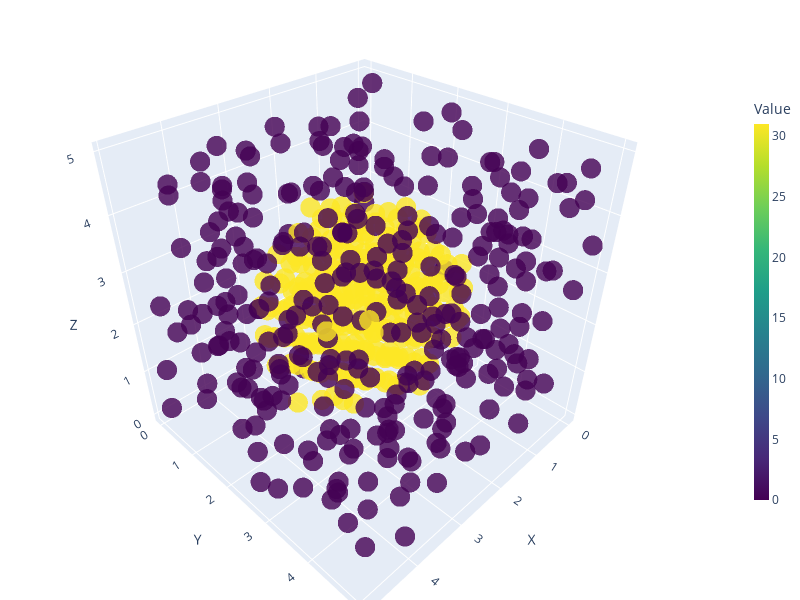

The cell this chart's notebook holds for it:
### Markdown cell above
# Plot Crystal Clusters Per Frame

The cell below computes the local steinhardt Q6 parameter and uses it to identify crystals within a given frame of a molecular trajectory. Crystal clusters are highlighted in the plot.

### Code cell
#Load the trajecory
topology_file = 'Trajectories/1.7nm/gamma_glycine_crystal_3_2_3_box_5.0_1.7nm_sphere_insert_303_solv_minim_npteq275K.gro'  # or .pdb, .tpr, etc.
trajectory_file = 'Trajectories/1.7nm/gamma_glycine_crystal_3_2_3_box_5.0_1.7nm_sphere_insert_303_solv_minim_npteq275K_md_run10_short.xtc'  # or .trr, etc.

#Load specific frame for trajectory
frame_number = 0
lq6_cutoff = 0.5
d_cutoff = 0.6

# #Extract the coordinates of CA atom for this frame
# coords, box = load_coordinates(topology_file, trajectory_file, frame_number)

gro_file = "Trajectories/gamma_glycine_crystal_3_2_3_box_5.0_1.7nm_sphere_insert_303.gro"

# Load the .gro file as an MDTraj object
traj = md.load(gro_file)
#Select only CA atoms (alpha carbons)
ca_atoms = traj.topology.select("name CA")

#Create a new trajectory object containing only the CA atoms
ca_traj = traj.atom_slice(ca_atoms)
    
# Extract the coordinates (first frame only, since .gro files typically store a single frame)
coords = ca_traj.xyz[0].T  # Shape: (N, 3)
box = traj.unitcell_lengths[0]

#Get the periodic pairwise distances between atoms matrix
dist_matrix = pbc_distance_matrix(coords.T, box)

#Create an adjacency matrix where 1 indicates distance <= cutoff, else 0
adjacency_matrix = (dist_matrix <= d_cutoff).astype(int)

#Set the diagonal to 0 (since an atom is not adjacent to itself)
np.fill_diagonal(adjacency_matrix, 0)

#Compute the neighbor vectors for each atom
neighbor_vectors = compute_neighbor_vectors(coords.T, box, adjacency_matrix)

#Compute Q6 for each atom
q6_vectors= compute_q6(neighbor_vectors)

#Compute Local Q6 for each atom
local_q6_values = compute_local_q6(q6_vectors, adjacency_matrix, dist_matrix, d_cutoff)

#Select only atoms for which lq6 is high enough
values_cutoff = np.where(local_q6_values > lq6_cutoff, 1, 0)

#Remove atoms from adjacency matrix that are not crystalline (select crystal neighbors)
crystal_filter = np.outer(values_cutoff, values_cutoff)
crystal_matrix = adjacency_matrix * crystal_filter

#Find clusters within connected crystal atoms
clusters = find_clusters(crystal_matrix)
cluster_array = np.zeros(558, dtype=int)
largest_cluster = max(clusters, key=len)

#Initialize the cluster array with zeros (no cluster)
cluster_array = np.zeros(558, dtype=int)  # Assuming there are 558 atoms

#Sort clusters by size (largest first)
sorted_clusters = sorted(clusters, key=len, reverse=True)

#Assign unique values for clusters larger than 1 atom, with the largest cluster getting the highest value
current_value = len([c for c in sorted_clusters if len(c) > 1])  # Start with the highest value

# Assign unique value for each cluster
for cluster in sorted_clusters:
    if len(cluster) > 10:  # Only consider clusters with more than 3 atom
        cluster_array[cluster] = current_value  # Assign a unique value, largest gets the highest
        current_value -= 1  # Decrease the value for the next cluster

# cluster_array[sorted_clusters[0]] = current_value

#Illustrate cluster
plot_atoms(coords, cluster_array, 558, cmap='viridis')

### Figure 1 — Plotly figure (JSON) as saved in the notebook; plotly's stock layout.template omitted (floating-point values rounded to 4 significant figures; data arrays with more than 128 entries replaced by an {"elided": "..."} marker saying what was removed)
{"data": [{"marker": {"color": {"elided": "558 int values"}, "colorbar": {"len": 0.7, "thickness": 15, "title": {"text": "Value"}}, "colorscale": [[0, "#440154"], [0.1111, "#482878"], [0.2222, "#3e4989"], [0.3333, "#31688e"], [0.4444, "#26828e"], [0.5556, "#1f9e89"], [0.6667, "#35b779"], [0.7778, "#6ece58"], [0.8889, "#b5de2b"], [1, "#fde725"]], "opacity": 0.8, "size": 7}, "mode": "markers", "type": "scatter3d", "x": {"elided": "558 float values"}, "y": {"elided": "558 float values"}, "z": {"elided": "558 float values"}}], "layout": {"height": 600, "margin": {"b": 0, "l": 0, "r": 0, "t": 0}, "scene": {"aspectmode": "cube", "xaxis": {"title": {"text": "X"}}, "yaxis": {"title": {"text": "Y"}}, "zaxis": {"title": {"text": "Z"}}}, "width": 800}}
